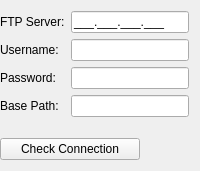
         <widget class="QWidget" name="page_2">
          <layout class="QGridLayout" name="gridLayout_4">
           <property name="leftMargin">
            <number>0</number>
           </property>
           <item row="0" column="0">
            <widget class="QLabel" name="label_4">
             <property name="text">
              <string>FTP Server:</string>
             </property>
            </widget>
           </item>
           <item row="0" column="1">
            <widget class="QLineEdit" name="ftpIPEdit">
             <property name="inputMask">
              <string>000.000.000.000;_</string>
             </property>
            </widget>
           </item>
           <item row="1" column="0">
            <widget class="QLabel" name="label_5">
             <property name="text">
              <string>Username:</string>
             </property>
            </widget>
           </item>
           <item row="1" column="1">
            <widget class="QLineEdit" name="ftpUserEdit"/>
           </item>
           <item row="2" column="0">
            <widget class="QLabel" name="label_6">
             <property name="text">
              <string>Password:</string>
             </property>
            </widget>
           </item>
           <item row="2" column="1">
            <widget class="QLineEdit" name="ftpPwdEdit">
             <property name="echoMode">
              <enum>QLineEdit::Password</enum>
             </property>
            </widget>
           </item>
           <item row="3" column="0">
            <widget class="QLabel" name="label_7">
             <property name="text">
              <string>Base Path:</string>
             </property>
            </widget>
           </item>
           <item row="3" column="1">
            <widget class="QLineEdit" name="ftpPathEdit"/>
           </item>
           <item row="4" column="0">
            <spacer name="verticalSpacer_7">
             <property name="orientation">
              <enum>Qt::Vertical</enum>
             </property>
             <property name="sizeType">
              <enum>QSizePolicy::Fixed</enum>
             </property>
             <property name="sizeHint" stdset="0">
              <size>
               <width>20</width>
               <height>15</height>
              </size>
             </property>
            </spacer>
           </item>
           <item row="5" column="0" colspan="2">
            <widget class="QPushButton" name="ftpCheckButton">
             <property name="maximumSize">
              <size>
               <width>140</width>
               <height>16777215</height>
              </size>
             </property>
             <property name="text">
              <string>Check Connection</string>
             </property>
            </widget>
           </item>
          </layout>
         </widget>
